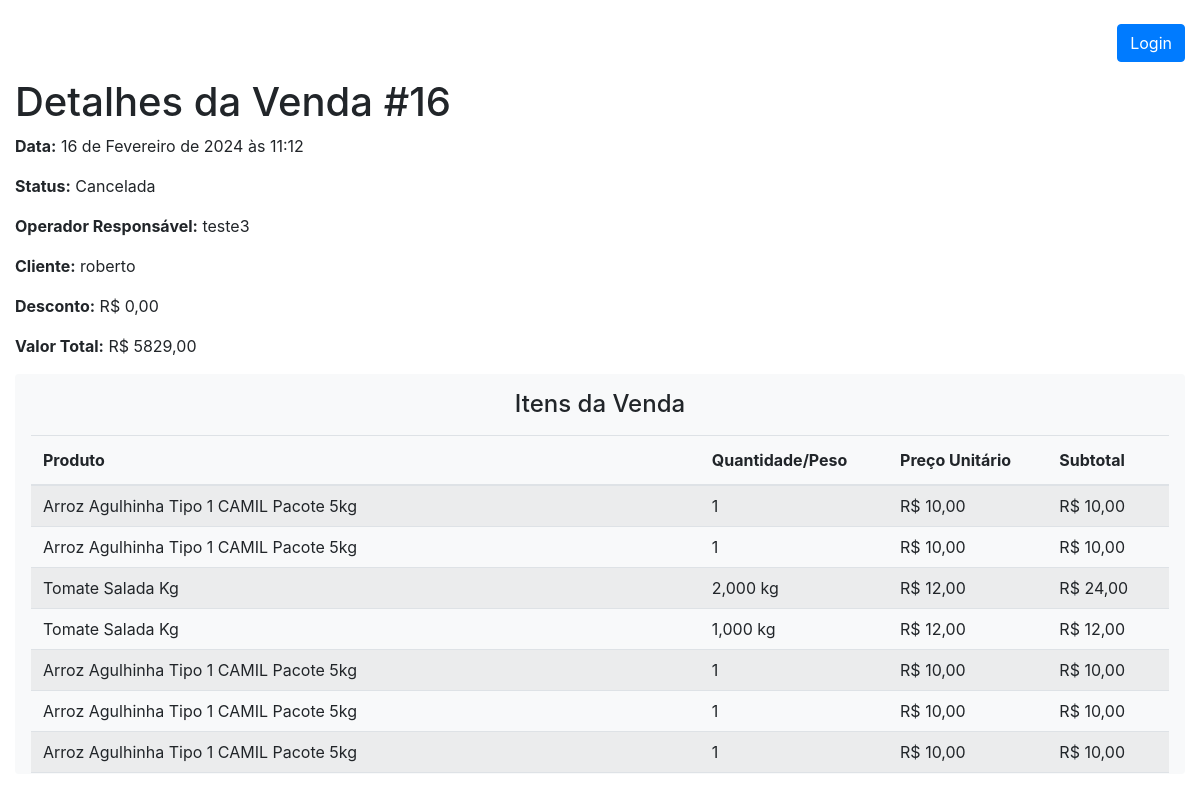
Before: /detalhes_venda/16/ with the older database file.
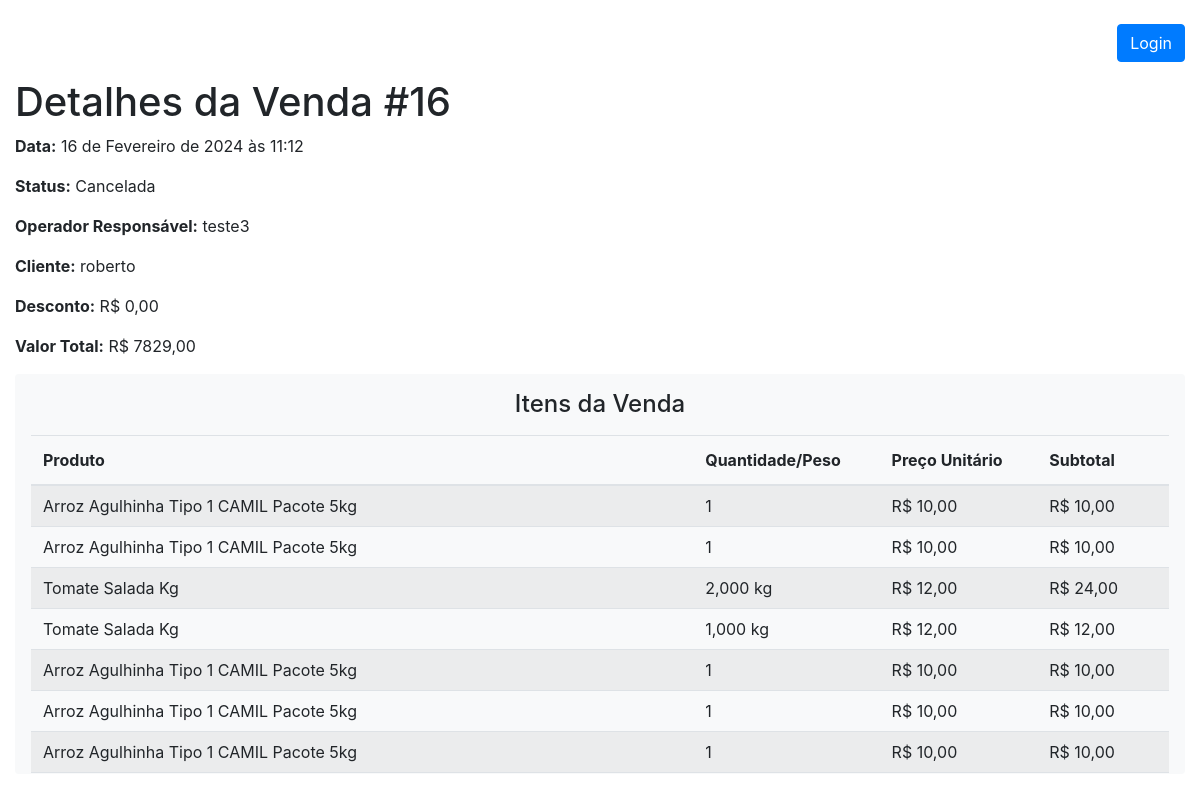
After: the same page with the newer database file.
### pdvweb/models.py (models this page shows, shortened)
class Venda(models.Model):
    STATUS_PENDENTE = 'pendente'
    STATUS_CONCLUIDA = 'concluida'
    STATUS_CANCELADA = 'cancelada'
    STATUS_CHOICES = [
        (STATUS_PENDENTE, 'Pendente'),
        (STATUS_CONCLUIDA, 'Concluída'),
        (STATUS_CANCELADA, 'Cancelada'),
    ]
    data = models.DateTimeField(auto_now_add=True)
    status = models.CharField(
        max_length=20, choices=STATUS_CHOICES, default=STATUS_PENDENTE)
    valor_total = models.DecimalField(
        max_digits=10, decimal_places=2, default=0.0)
    desconto = models.DecimalField(max_digits=5, decimal_places=2, default=0.0)
    operador = models.ForeignKey(
        'Operador', on_delete=models.SET_NULL, null=True)
    cliente = models.ForeignKey(
        'Cliente', on_delete=models.SET_NULL, null=True)
    caixasvenda = models.ForeignKey('Caixa', related_name='caixasvenda', on_delete=models.SET_NULL, blank=True, null=True)

class Operador(models.Model):
    nome = models.CharField(max_length=255)
    email = models.EmailField()
    telefone = models.CharField(max_length=20, blank=True, null=True)
    usuarios = models.ManyToManyField(
        'CustomUser', related_name='operadores', blank=True)
    caixasoperador = models.ForeignKey('Caixa', related_name='caixasoperador', on_delete=models.SET_NULL, blank=True, null=True)

class Cliente(models.Model):
    nome = models.CharField(max_length=255)
    email = models.EmailField()
    telefone = models.CharField(max_length=20, blank=True, null=True)
    cpf = models.CharField(max_length=14, unique=True,
                           default='000.000.000-00')

### pdvweb/views.py (the view)
# urls.py: path('detalhes_venda/<int:venda_id>/',
def detalhes_venda(request, venda_id):
    venda = get_object_or_404(Venda, pk=venda_id)
    itens_venda = venda.itemvenda_set.all()
    return render(request, 'pdvweb/detalhes_venda.html', {'venda': venda, 'itens_venda': itens_venda})

### pdvweb/templates/pdvweb/detalhes_venda.html
{% extends 'pdvweb/base.html' %}
{% block content %}
<h1>Detalhes da Venda #{{ venda.id }}</h1>
<p><strong>Data:</strong> {{ venda.data }}</p>
<p><strong>Status:</strong> {{ venda.get_status_display }}</p>
<p><strong>Operador Responsável:</strong> {% if venda.operador %}{{ venda.operador.nome }}{% else %}N/A{% endif %}</p>
<p><strong>Cliente:</strong> {% if venda.cliente %}{{ venda.cliente.nome }}{% else %}N/A{% endif %}</p>
<p><strong>Desconto:</strong> R$ {{ venda.desconto }}</p>
<p><strong>Valor Total:</strong> R$ {{ venda.valor_total }}</p>
<div id="itens-da-venda" class="mb-3 shadow p-3 bg-light rounded" style="max-height: 400px; overflow-y: auto;">
  {% if itens_venda %}
  <h4 class="mb-3 text-center">Itens da Venda</h4>
  <div class="table-responsive">
    <table class="table table-striped" style="width: 100%;">
      <thead>
        <tr>
          <th scope="col">Produto</th>
          <th scope="col">Quantidade/Peso</th>
          <th scope="col">Preço Unitário</th>
          <th scope="col">Subtotal</th>
        </tr>
      </thead>
      <tbody style="line-height: 1;">
        {% for item in itens_venda %}
        <tr>
          <td>
            {% if item.produto_por_quantidade %}
            {{ item.produto_por_quantidade.nome }}
            {% else %}
            {{ item.produto_por_peso.nome }}
            {% endif %}
          </td>
          <td>
            {% if item.quantidade %}
            {{ item.quantidade }}
            {% else %}
            {{ item.peso_vendido }} kg
            {% endif %}
          </td>
          <td>R$ {{ item.preco_unitario }}</td>
          <td>R$ {{ item.subtotal }}</td>
        </tr>
        {% endfor %}
      </tbody>
    </table>
  </div>
  {% else %}
  <p class="text-center"><strong>
      <h4 class="text-center">Essa venda não possui itens.</h4>
    </strong></p>
  {% endif %}
</div>
{% endblock %}

Changed rows visible on the page:
changed Venda "Cancelada": valor_total "5829,00" → "7829,00"
